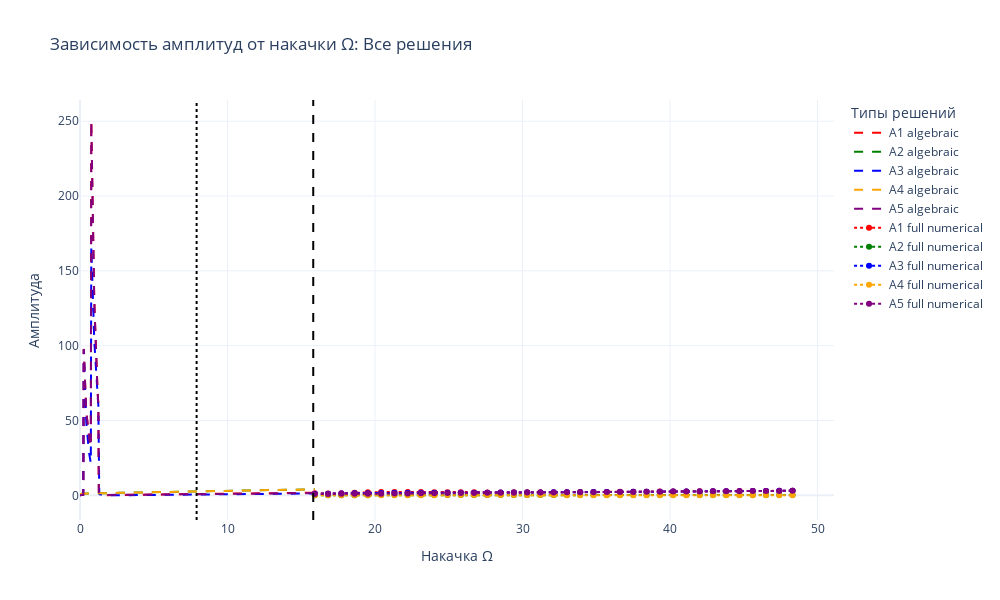

Notebook cell for this chart:
### Code cell
fig = go.Figure()
Omega_values_am = np.linspace(0, 15.918367346938776, 500)

# am = []
# for Omega in Omega_values_am:
#     M, amp = build_matrix(gammas, Omega)
#     am.append(amp)
#     print(amp)

# am = np.array(am)
colors = ['red', 'green', 'blue', 'orange', 'purple']
for i in range(5):
    fig.add_trace(go.Scatter(
        x=Omega_values_am,
        y=np.abs(am[:, i]),
        name=f'A{i+1} algebraic',
        mode='lines',
        line=dict(width=2, dash='dash', color=colors[i])
    ))

Omega_values_amps = np.linspace(15.918367346938776, 60, 50)

for i in range(5):
    final_values = []
    valid_omegas = []
    
    for j, amp_data in enumerate(amps):
        if amp_data is not None and len(amp_data) > i:
            final_values.append(np.abs(amp_data[i][-1]))
            valid_omegas.append(Omega_values_amps[j])
    
    if final_values:
        fig.add_trace(go.Scatter(
            x=valid_omegas,
            y=final_values,
            mode='lines+markers',
            name=f'A{i+1} full numerical',
            line=dict(width=2, dash='dot', color=colors[i]),
            marker=dict(size=6)
        ))

fig.add_vline(x=omega_first, line=dict(dash='dot', color='black'))
fig.add_vline(x=omega_second, line=dict(dash='dash', color='black'))

fig.update_layout(
    title='Зависимость амплитуд от накачки Ω: Все решения',
    xaxis_title='Накачка Ω',
    yaxis_title='Амплитуда',
    legend_title='Типы решений',
    hovermode='x unified', 
    template='plotly_white',
    height=600,
    width=1000
)

fig.update_xaxes(showspikes=True, spikecolor='gray', spikesnap='cursor', spikemode='across')
fig.update_yaxes(showspikes=True, spikecolor='gray', spikesnap='cursor', spikemode='across')

fig.show()

### Figure 1 — Plotly figure (JSON) as saved in the notebook; plotly's stock layout.template omitted (floating-point values rounded to 4 significant figures; data arrays with more than 128 entries replaced by an {"elided": "..."} marker saying what was removed)
{"data": [{"line": {"color": "red", "dash": "dash", "width": 2}, "mode": "lines", "name": "A1 algebraic", "type": "scatter", "x": {"elided": "500 float values"}, "y": {"elided": "500 float values"}}, {"line": {"color": "green", "dash": "dash", "width": 2}, "mode": "lines", "name": "A2 algebraic", "type": "scatter", "x": {"elided": "500 float values"}, "y": {"elided": "500 float values"}}, {"line": {"color": "blue", "dash": "dash", "width": 2}, "mode": "lines", "name": "A3 algebraic", "type": "scatter", "x": {"elided": "500 float values"}, "y": {"elided": "500 float values"}}, {"line": {"color": "orange", "dash": "dash", "width": 2}, "mode": "lines", "name": "A4 algebraic", "type": "scatter", "x": {"elided": "500 float values"}, "y": {"elided": "500 float values"}}, {"line": {"color": "purple", "dash": "dash", "width": 2}, "mode": "lines", "name": "A5 algebraic", "type": "scatter", "x": {"elided": "500 float values"}, "y": {"elided": "500 float values"}}, {"line": {"color": "red", "dash": "dot", "width": 2}, "marker": {"size": 6}, "mode": "lines+markers", "name": "A1 full numerical", "type": "scatter", "x": [15.92, 16.82, 17.72, 18.62, 19.52, 20.42, 21.32, 22.22, 23.12, 24.01, 24.91, 25.81, 26.71, 27.61, 28.51, 29.41, 30.31, 31.21, 32.11, 33.01, 33.91, 34.81, 35.71, 36.61, 37.51, 38.41, 39.31, 40.21, 41.11, 42.01, 42.91, 43.81, 44.71, 45.61, 46.51, 47.41, 48.3], "y": [1.379, 1.244, 1.42, 1.702, 1.988, 2.195, 2.279, 2.261, 2.189, 2.107, 2.035, 1.985, 1.956, 1.945, 1.949, 1.966, 1.992, 2.025, 2.063, 2.105, 2.15, 2.199, 2.248, 2.3, 2.353, 2.408, 2.463, 2.519, 2.576, 2.633, 2.689, 2.747, 2.805, 2.864, 2.924, 2.983, 3.041]}, {"line": {"color": "green", "dash": "dot", "width": 2}, "marker": {"size": 6}, "mode": "lines+markers", "name": "A2 full numerical", "type": "scatter", "x": [15.92, 16.82, 17.72, 18.62, 19.52, 20.42, 21.32, 22.22, 23.12, 24.01, 24.91, 25.81, 26.71, 27.61, 28.51, 29.41, 30.31, 31.21, 32.11, 33.01, 33.91, 34.81, 35.71, 36.61, 37.51, 38.41, 39.31, 40.21, 41.11, 42.01, 42.91, 43.81, 44.71, 45.61, 46.51, 47.41, 48.3], "y": [0.04671, 0.06574, 0.08003, 0.09086, 0.1021, 0.1173, 0.1281, 0.1427, 0.1563, 0.1665, 0.1742, 0.1788, 0.1811, 0.182, 0.1824, 0.1819, 0.1806, 0.1777, 0.1753, 0.1755, 0.1734, 0.1701, 0.1696, 0.1677, 0.1657, 0.1644, 0.1595, 0.1579, 0.1565, 0.1568, 0.1556, 0.1536, 0.1515, 0.1524, 0.1499, 0.1499, 0.1461]}, {"line": {"color": "blue", "dash": "dot", "width": 2}, "marker": {"size": 6}, "mode": "lines+markers", "name": "A3 full numerical", "type": "scatter", "x": [15.92, 16.82, 17.72, 18.62, 19.52, 20.42, 21.32, 22.22, 23.12, 24.01, 24.91, 25.81, 26.71, 27.61, 28.51, 29.41, 30.31, 31.21, 32.11, 33.01, 33.91, 34.81, 35.71, 36.61, 37.51, 38.41, 39.31, 40.21, 41.11, 42.01, 42.91, 43.81, 44.71, 45.61, 46.51, 47.41, 48.3], "y": [1.064, 1.053, 1.163, 1.311, 1.447, 1.555, 1.631, 1.678, 1.704, 1.716, 1.727, 1.74, 1.759, 1.784, 1.817, 1.855, 1.896, 1.941, 1.99, 2.041, 2.095, 2.146, 2.203, 2.259, 2.317, 2.373, 2.43, 2.489, 2.546, 2.604, 2.667, 2.726, 2.786, 2.845, 2.901, 2.961, 3.024]}, {"line": {"color": "orange", "dash": "dot", "width": 2}, "marker": {"size": 6}, "mode": "lines+markers", "name": "A4 full numerical", "type": "scatter", "x": [15.92, 16.82, 17.72, 18.62, 19.52, 20.42, 21.32, 22.22, 23.12, 24.01, 24.91, 25.81, 26.71, 27.61, 28.51, 29.41, 30.31, 31.21, 32.11, 33.01, 33.91, 34.81, 35.71, 36.61, 37.51, 38.41, 39.31, 40.21, 41.11, 42.01, 42.91, 43.81, 44.71, 45.61, 46.51, 47.41, 48.3], "y": [0.0333, 0.04465, 0.05738, 0.06728, 0.07524, 0.08027, 0.09212, 0.1012, 0.1091, 0.1161, 0.1205, 0.1233, 0.1247, 0.125, 0.1237, 0.1223, 0.1208, 0.1204, 0.1196, 0.1158, 0.1145, 0.1141, 0.1115, 0.1101, 0.109, 0.1075, 0.1096, 0.1084, 0.1073, 0.1042, 0.1032, 0.1029, 0.103, 0.1002, 0.1007, 0.09887, 0.1012]}, {"line": {"color": "purple", "dash": "dot", "width": 2}, "marker": {"size": 6}, "mode": "lines+markers", "name": "A5 full numerical", "type": "scatter", "x": [15.92, 16.82, 17.72, 18.62, 19.52, 20.42, 21.32, 22.22, 23.12, 24.01, 24.91, 25.81, 26.71, 27.61, 28.51, 29.41, 30.31, 31.21, 32.11, 33.01, 33.91, 34.81, 35.71, 36.61, 37.51, 38.41, 39.31, 40.21, 41.11, 42.01, 42.91, 43.81, 44.71, 45.61, 46.51, 47.41, 48.3], "y": [0.8224, 0.8949, 0.9582, 1.01, 1.052, 1.1, 1.167, 1.247, 1.327, 1.4, 1.465, 1.525, 1.582, 1.639, 1.694, 1.75, 1.808, 1.865, 1.924, 1.982, 2.04, 2.1, 2.159, 2.219, 2.278, 2.339, 2.399, 2.459, 2.521, 2.582, 2.64, 2.701, 2.762, 2.823, 2.885, 2.946, 3.006]}], "layout": {"height": 600, "hovermode": "x unified", "legend": {"title": {"text": "Типы решений"}}, "shapes": [{"line": {"color": "black", "dash": "dot"}, "type": "line", "x0": 7.906, "x1": 7.906, "xref": "x", "y0": 0, "y1": 1, "yref": "y domain"}, {"line": {"color": "black", "dash": "dash"}, "type": "line", "x0": 15.81, "x1": 15.81, "xref": "x", "y0": 0, "y1": 1, "yref": "y domain"}], "title": {"text": "Зависимость амплитуд от накачки Ω: Все решения"}, "width": 1000, "xaxis": {"showspikes": true, "spikecolor": "gray", "spikemode": "across", "spikesnap": "cursor", "title": {"text": "Накачка Ω"}}, "yaxis": {"showspikes": true, "spikecolor": "gray", "spikemode": "across", "spikesnap": "cursor", "title": {"text": "Амплитуда"}}}}
